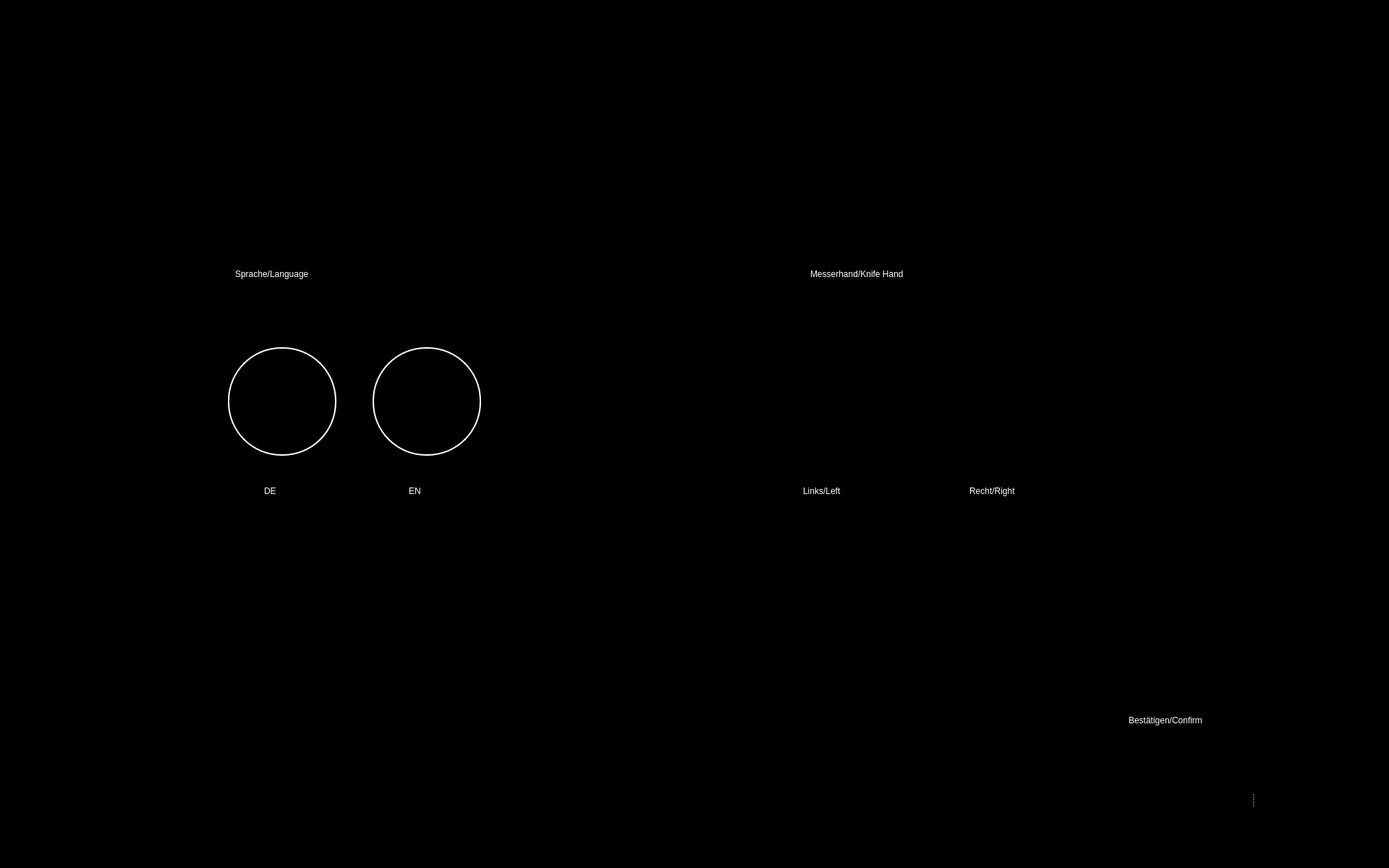
<?xml version="1.0" encoding="UTF-8"?>
<ui version="4.0">
 <class>Choose_Lang_Hand_UI</class>
 <widget class="QWidget" name="Choose_Lang_Hand_UI">
  <property name="windowModality">
   <enum>Qt::WindowModal</enum>
  </property>
  <property name="enabled">
   <bool>true</bool>
  </property>
  <property name="geometry">
   <rect>
    <x>0</x>
    <y>0</y>
    <width>1920</width>
    <height>1200</height>
   </rect>
  </property>
  <property name="sizePolicy">
   <sizepolicy hsizetype="Preferred" vsizetype="Preferred">
    <horstretch>0</horstretch>
    <verstretch>0</verstretch>
   </sizepolicy>
  </property>
  <property name="minimumSize">
   <size>
    <width>0</width>
    <height>0</height>
   </size>
  </property>
  <property name="maximumSize">
   <size>
    <width>1920</width>
    <height>1200</height>
   </size>
  </property>
  <property name="windowTitle">
   <string>Food Assist</string>
  </property>
  <property name="windowOpacity">
   <double>1.000000000000000</double>
  </property>
  <property name="styleSheet">
   <string notr="true">background-color: rgb(0, 0, 0);</string>
  </property>
  <widget class="QWidget" name="widget" native="true">
   <property name="geometry">
    <rect>
     <x>1559</x>
     <y>1030</y>
     <width>361</width>
     <height>161</height>
    </rect>
   </property>
   <property name="styleSheet">
    <string notr="true">background-color: rgb(0,0,0);</string>
   </property>
   <widget class="QSplitter" name="splitter">
    <property name="geometry">
     <rect>
      <x>0</x>
      <y>0</y>
      <width>345</width>
      <height>150</height>
     </rect>
    </property>
    <property name="frameShape">
     <enum>QFrame::NoFrame</enum>
    </property>
    <property name="frameShadow">
     <enum>QFrame::Plain</enum>
    </property>
    <property name="lineWidth">
     <number>0</number>
    </property>
    <property name="orientation">
     <enum>Qt::Horizontal</enum>
    </property>
    <property name="opaqueResize">
     <bool>false</bool>
    </property>
    <property name="handleWidth">
     <number>45</number>
    </property>
    <property name="childrenCollapsible">
     <bool>false</bool>
    </property>
    <widget class="QPushButton" name="button_yes">
     <property name="enabled">
      <bool>true</bool>
     </property>
     <property name="minimumSize">
      <size>
       <width>81</width>
       <height>81</height>
      </size>
     </property>
     <property name="maximumSize">
      <size>
       <width>150</width>
       <height>150</height>
      </size>
     </property>
     <property name="cursor">
      <cursorShape>OpenHandCursor</cursorShape>
     </property>
     <property name="focusPolicy">
      <enum>Qt::WheelFocus</enum>
     </property>
     <property name="contextMenuPolicy">
      <enum>Qt::DefaultContextMenu</enum>
     </property>
     <property name="icon">
      <iconset resource="resources/res.qrc">
       <normaloff>:/buttons/Button Yes.svg</normaloff>:/buttons/Button Yes.svg</iconset>
     </property>
     <property name="iconSize">
      <size>
       <width>144</width>
       <height>144</height>
      </size>
     </property>
     <property name="autoDefault">
      <bool>false</bool>
     </property>
     <property name="default">
      <bool>false</bool>
     </property>
     <property name="flat">
      <bool>true</bool>
     </property>
    </widget>
    <widget class="QPushButton" name="button_no">
     <property name="enabled">
      <bool>true</bool>
     </property>
     <property name="minimumSize">
      <size>
       <width>81</width>
       <height>81</height>
      </size>
     </property>
     <property name="maximumSize">
      <size>
       <width>150</width>
       <height>150</height>
      </size>
     </property>
     <property name="cursor">
      <cursorShape>OpenHandCursor</cursorShape>
     </property>
     <property name="focusPolicy">
      <enum>Qt::WheelFocus</enum>
     </property>
     <property name="contextMenuPolicy">
      <enum>Qt::DefaultContextMenu</enum>
     </property>
     <property name="icon">
      <iconset resource="resources/res.qrc">
       <normaloff>:/buttons/Button No.svg</normaloff>:/buttons/Button No.svg</iconset>
     </property>
     <property name="iconSize">
      <size>
       <width>144</width>
       <height>144</height>
      </size>
     </property>
     <property name="autoDefault">
      <bool>false</bool>
     </property>
     <property name="default">
      <bool>false</bool>
     </property>
     <property name="flat">
      <bool>true</bool>
     </property>
    </widget>
   </widget>
  </widget>
  <widget class="QPushButton" name="button_de">
   <property name="enabled">
    <bool>true</bool>
   </property>
   <property name="geometry">
    <rect>
     <x>315</x>
     <y>480</y>
     <width>150</width>
     <height>150</height>
    </rect>
   </property>
   <property name="minimumSize">
    <size>
     <width>81</width>
     <height>81</height>
    </size>
   </property>
   <property name="maximumSize">
    <size>
     <width>150</width>
     <height>150</height>
    </size>
   </property>
   <property name="cursor">
    <cursorShape>OpenHandCursor</cursorShape>
   </property>
   <property name="focusPolicy">
    <enum>Qt::WheelFocus</enum>
   </property>
   <property name="contextMenuPolicy">
    <enum>Qt::DefaultContextMenu</enum>
   </property>
   <property name="autoFillBackground">
    <bool>false</bool>
   </property>
   <property name="styleSheet">
    <string notr="true">border: 2px solid;
border-radius: 74%;
border-color: rgb(255, 255, 255);</string>
   </property>
   <property name="icon">
    <iconset resource="resources/res.qrc">
     <normaloff>:/img/Germany.png</normaloff>:/img/Germany.png</iconset>
   </property>
   <property name="iconSize">
    <size>
     <width>144</width>
     <height>144</height>
    </size>
   </property>
   <property name="autoDefault">
    <bool>true</bool>
   </property>
   <property name="default">
    <bool>false</bool>
   </property>
   <property name="flat">
    <bool>true</bool>
   </property>
  </widget>
  <widget class="QPushButton" name="button_en">
   <property name="enabled">
    <bool>true</bool>
   </property>
   <property name="geometry">
    <rect>
     <x>515</x>
     <y>480</y>
     <width>150</width>
     <height>150</height>
    </rect>
   </property>
   <property name="minimumSize">
    <size>
     <width>81</width>
     <height>81</height>
    </size>
   </property>
   <property name="maximumSize">
    <size>
     <width>150</width>
     <height>150</height>
    </size>
   </property>
   <property name="cursor">
    <cursorShape>OpenHandCursor</cursorShape>
   </property>
   <property name="focusPolicy">
    <enum>Qt::WheelFocus</enum>
   </property>
   <property name="contextMenuPolicy">
    <enum>Qt::DefaultContextMenu</enum>
   </property>
   <property name="styleSheet">
    <string notr="true">border: 2px solid;
border-radius: 74%;
border-color: rgb(255, 255, 255);</string>
   </property>
   <property name="icon">
    <iconset resource="resources/res.qrc">
     <normaloff>:/img/United-kingdom.png</normaloff>:/img/United-kingdom.png</iconset>
   </property>
   <property name="iconSize">
    <size>
     <width>144</width>
     <height>144</height>
    </size>
   </property>
   <property name="autoDefault">
    <bool>false</bool>
   </property>
   <property name="default">
    <bool>false</bool>
   </property>
   <property name="flat">
    <bool>true</bool>
   </property>
  </widget>
  <widget class="QLabel" name="label_10">
   <property name="geometry">
    <rect>
     <x>325</x>
     <y>340</y>
     <width>321</width>
     <height>79</height>
    </rect>
   </property>
   <property name="styleSheet">
    <string notr="true">font: 75 28pt &quot;Arial&quot;;
color: rgb(255, 255, 255);</string>
   </property>
   <property name="text">
    <string>Sprache/Language</string>
   </property>
   <property name="textFormat">
    <enum>Qt::RichText</enum>
   </property>
  </widget>
  <widget class="QLabel" name="label_11">
   <property name="geometry">
    <rect>
     <x>365</x>
     <y>640</y>
     <width>51</width>
     <height>79</height>
    </rect>
   </property>
   <property name="styleSheet">
    <string notr="true">font: 75 28pt &quot;Arial&quot;;
color: rgb(255, 255, 255);</string>
   </property>
   <property name="text">
    <string>DE</string>
   </property>
   <property name="textFormat">
    <enum>Qt::RichText</enum>
   </property>
  </widget>
  <widget class="QLabel" name="label_12">
   <property name="geometry">
    <rect>
     <x>565</x>
     <y>640</y>
     <width>51</width>
     <height>79</height>
    </rect>
   </property>
   <property name="styleSheet">
    <string notr="true">font: 75 28pt &quot;Arial&quot;;
color: rgb(255, 255, 255);</string>
   </property>
   <property name="text">
    <string>EN</string>
   </property>
   <property name="textFormat">
    <enum>Qt::RichText</enum>
   </property>
  </widget>
  <widget class="QLabel" name="label_13">
   <property name="geometry">
    <rect>
     <x>1120</x>
     <y>340</y>
     <width>401</width>
     <height>79</height>
    </rect>
   </property>
   <property name="styleSheet">
    <string notr="true">font: 75 28pt &quot;Arial&quot;;
color: rgb(255, 255, 255);</string>
   </property>
   <property name="text">
    <string>Messerhand/Knife Hand</string>
   </property>
   <property name="textFormat">
    <enum>Qt::RichText</enum>
   </property>
  </widget>
  <widget class="QPushButton" name="button_right_hand">
   <property name="enabled">
    <bool>true</bool>
   </property>
   <property name="geometry">
    <rect>
     <x>1365</x>
     <y>480</y>
     <width>150</width>
     <height>150</height>
    </rect>
   </property>
   <property name="minimumSize">
    <size>
     <width>81</width>
     <height>81</height>
    </size>
   </property>
   <property name="maximumSize">
    <size>
     <width>150</width>
     <height>150</height>
    </size>
   </property>
   <property name="cursor">
    <cursorShape>OpenHandCursor</cursorShape>
   </property>
   <property name="focusPolicy">
    <enum>Qt::WheelFocus</enum>
   </property>
   <property name="contextMenuPolicy">
    <enum>Qt::DefaultContextMenu</enum>
   </property>
   <property name="styleSheet">
    <string notr="true">border-radius: 73px;
border-width: 1px;
border-image: url(:/img/Knife Hand Right.png);</string>
   </property>
   <property name="iconSize">
    <size>
     <width>144</width>
     <height>144</height>
    </size>
   </property>
   <property name="autoDefault">
    <bool>false</bool>
   </property>
   <property name="default">
    <bool>false</bool>
   </property>
   <property name="flat">
    <bool>true</bool>
   </property>
  </widget>
  <widget class="QPushButton" name="button_left_hand">
   <property name="enabled">
    <bool>true</bool>
   </property>
   <property name="geometry">
    <rect>
     <x>1115</x>
     <y>480</y>
     <width>150</width>
     <height>150</height>
    </rect>
   </property>
   <property name="minimumSize">
    <size>
     <width>81</width>
     <height>81</height>
    </size>
   </property>
   <property name="maximumSize">
    <size>
     <width>150</width>
     <height>150</height>
    </size>
   </property>
   <property name="cursor">
    <cursorShape>OpenHandCursor</cursorShape>
   </property>
   <property name="focusPolicy">
    <enum>Qt::WheelFocus</enum>
   </property>
   <property name="contextMenuPolicy">
    <enum>Qt::DefaultContextMenu</enum>
   </property>
   <property name="autoFillBackground">
    <bool>false</bool>
   </property>
   <property name="styleSheet">
    <string notr="true">border-radius: 73px;
border-width: 1px;
border-image: url(:/img/Knife Hand Left.png);
</string>
   </property>
   <property name="iconSize">
    <size>
     <width>144</width>
     <height>144</height>
    </size>
   </property>
   <property name="autoDefault">
    <bool>true</bool>
   </property>
   <property name="default">
    <bool>false</bool>
   </property>
   <property name="flat">
    <bool>true</bool>
   </property>
  </widget>
  <widget class="QLabel" name="label_14">
   <property name="geometry">
    <rect>
     <x>1340</x>
     <y>640</y>
     <width>201</width>
     <height>79</height>
    </rect>
   </property>
   <property name="styleSheet">
    <string notr="true">font: 75 28pt &quot;Arial&quot;;
color: rgb(255, 255, 255);</string>
   </property>
   <property name="text">
    <string>Recht/Right</string>
   </property>
   <property name="textFormat">
    <enum>Qt::RichText</enum>
   </property>
  </widget>
  <widget class="QLabel" name="label_15">
   <property name="geometry">
    <rect>
     <x>1110</x>
     <y>640</y>
     <width>160</width>
     <height>79</height>
    </rect>
   </property>
   <property name="styleSheet">
    <string notr="true">font: 75 28pt &quot;Arial&quot;;
color: rgb(255, 255, 255);</string>
   </property>
   <property name="text">
    <string>Links/Left</string>
   </property>
   <property name="textFormat">
    <enum>Qt::RichText</enum>
   </property>
  </widget>
  <widget class="QWidget" name="widget_2" native="true">
   <property name="geometry">
    <rect>
     <x>2570</x>
     <y>1930</y>
     <width>371</width>
     <height>91</height>
    </rect>
   </property>
   <property name="styleSheet">
    <string notr="true">background-color: rgb(0, 0, 0);</string>
   </property>
   <widget class="QLabel" name="label">
    <property name="geometry">
     <rect>
      <x>10</x>
      <y>0</y>
      <width>41</width>
      <height>51</height>
     </rect>
    </property>
    <property name="styleSheet">
     <string notr="true"/>
    </property>
    <property name="text">
     <string/>
    </property>
    <property name="pixmap">
     <pixmap resource="resources/res.qrc">:/img/Icon Detected.svg</pixmap>
    </property>
    <property name="alignment">
     <set>Qt::AlignRight|Qt::AlignTrailing|Qt::AlignVCenter</set>
    </property>
   </widget>
   <widget class="QLabel" name="label_2">
    <property name="geometry">
     <rect>
      <x>60</x>
      <y>3</y>
      <width>271</width>
      <height>40</height>
     </rect>
    </property>
    <property name="styleSheet">
     <string notr="true">font: 75 28pt &quot;Arial&quot;;
color: rgb(255, 255, 255);</string>
    </property>
    <property name="text">
     <string>Detected: Step 1</string>
    </property>
    <property name="textFormat">
     <enum>Qt::RichText</enum>
    </property>
   </widget>
   <widget class="QLabel" name="label_3">
    <property name="geometry">
     <rect>
      <x>61</x>
      <y>54</y>
      <width>321</width>
      <height>31</height>
     </rect>
    </property>
    <property name="styleSheet">
     <string notr="true">font: 18pt &quot;Arial&quot;;
color: rgb(255, 255, 255)</string>
    </property>
    <property name="text">
     <string>Please confirm to continue....</string>
    </property>
   </widget>
  </widget>
  <widget class="QWidget" name="button_heading" native="true">
   <property name="geometry">
    <rect>
     <x>1560</x>
     <y>950</y>
     <width>241</width>
     <height>61</height>
    </rect>
   </property>
   <property name="styleSheet">
    <string notr="true">background-color: rgb(0, 0, 0);</string>
   </property>
   <widget class="QLabel" name="label_6">
    <property name="geometry">
     <rect>
      <x>0</x>
      <y>30</y>
      <width>421</width>
      <height>31</height>
     </rect>
    </property>
    <property name="styleSheet">
     <string notr="true">font: 18pt &quot;Arial&quot;;
color: rgb(255, 255, 255)</string>
    </property>
    <property name="text">
     <string>Bestätigen/Confirm</string>
    </property>
   </widget>
  </widget>
  <zorder>widget</zorder>
  <zorder>label_10</zorder>
  <zorder>label_11</zorder>
  <zorder>label_12</zorder>
  <zorder>button_en</zorder>
  <zorder>button_de</zorder>
  <zorder>label_13</zorder>
  <zorder>button_right_hand</zorder>
  <zorder>button_left_hand</zorder>
  <zorder>label_14</zorder>
  <zorder>label_15</zorder>
  <zorder>widget_2</zorder>
  <zorder>button_heading</zorder>
 </widget>
 <resources>
  <include location="resources/res.qrc"/>
  <include location="ui/de/resources/res.qrc"/>
 </resources>
 <connections/>
</ui>
